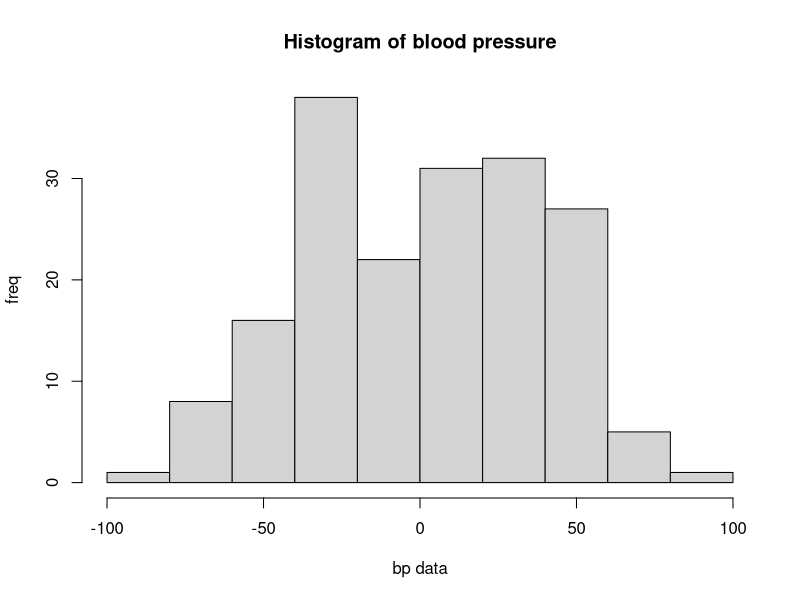
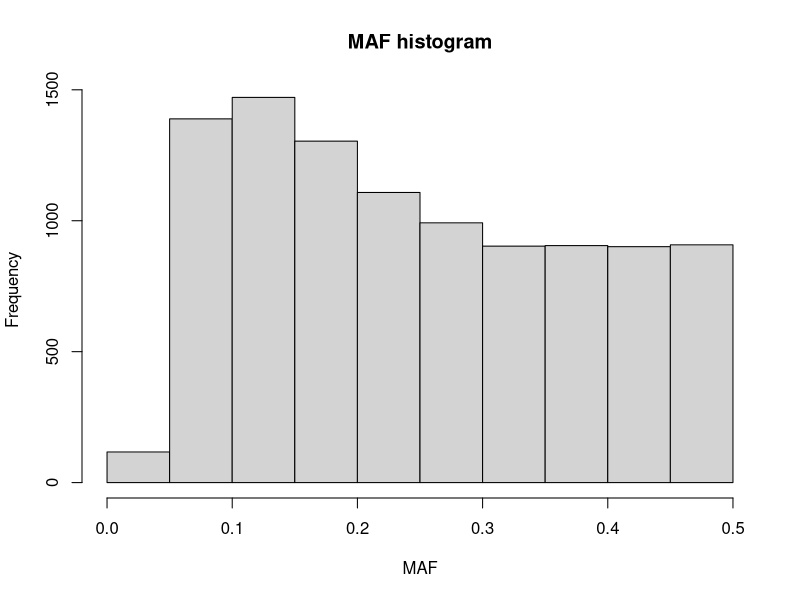
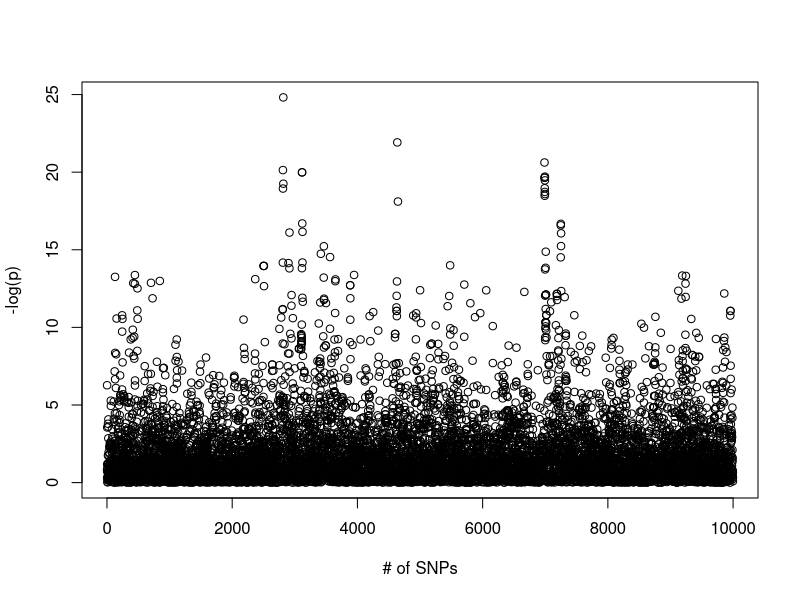
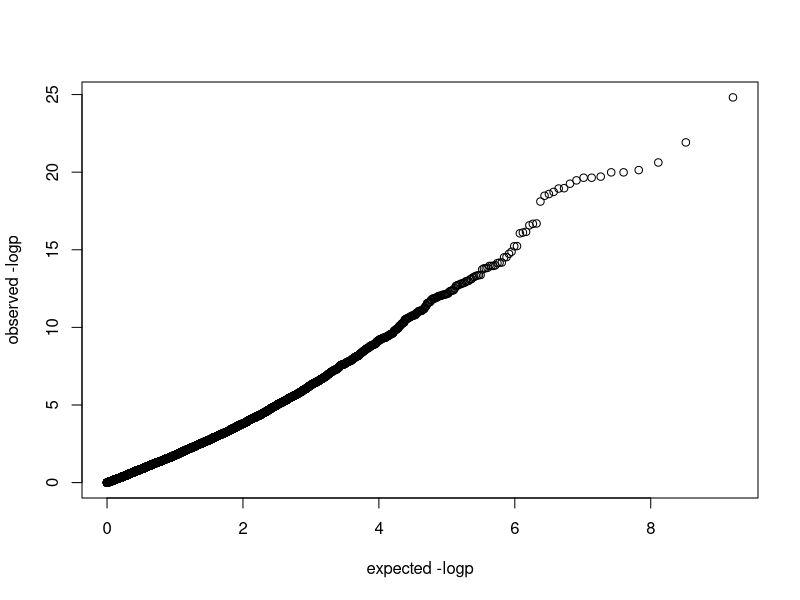
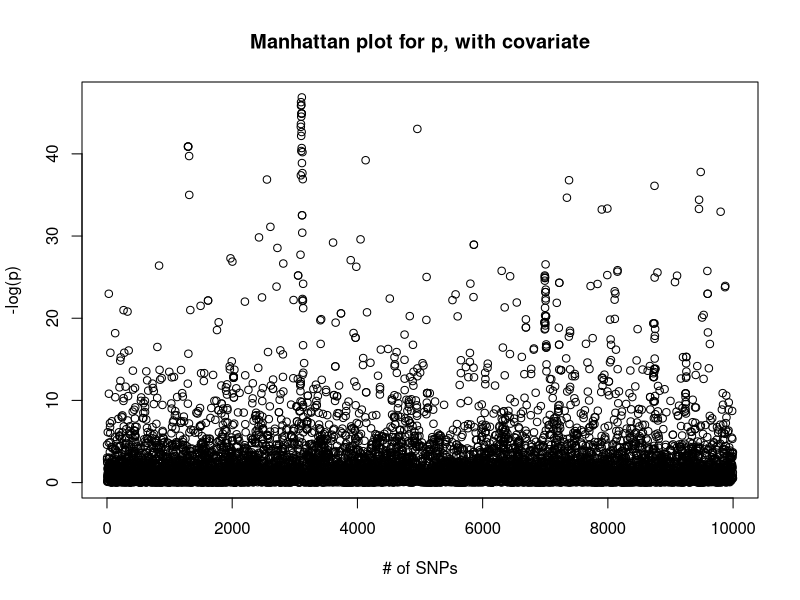
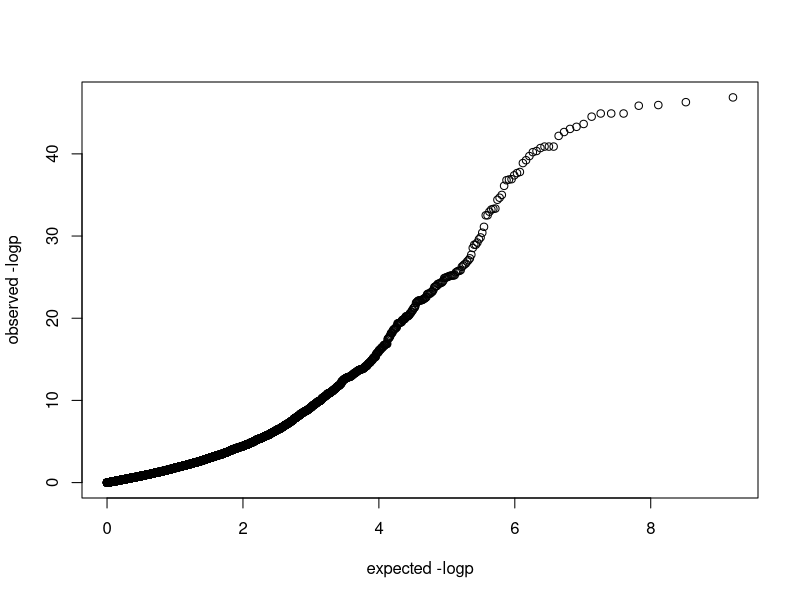

Recreate these plots in R, in order.
## ---- chunk 1
knitr::opts_chunk$set(echo = TRUE)
## ---- chunk 2
#import id and phenotype(bp)
id_bp <- read.csv('midterm2019_pheno+pop.csv',header = FALSE)

#b.calculate and report total sample size n
n <-  nrow(id_bp)
(n)

#c. plot histogram, label
hist(id_bp[,2],xlab = 'bp data',ylab = 'freq',main = paste("Histogram of" , 'blood pressure'))
## ---- chunk 3
#a. import genotype data
geno <- read.csv('midterm2019_genotypes_v2.csv',header = FALSE)

#b. number of SNPs:N
N <- ncol(geno)
(N)

#c.MAF
#calculate all the allefrequency for the allele represented by '0'
#initiate a1 to store freq of allele '0'
a1 <- rep(0,N)
a1 <- (colSums(geno==0)*2+colSums(geno==1))/(2*n)

#change into '2' as minor allele if frequency >0.5

a2_ind <- which(a1>0.5)

a1[a2_ind] <- 1-a1[a2_ind]

#eliminate <- which(a1<0.1)
#hist MAF
hist(a1,main = 'MAF histogram',xlab = 'MAF')
## ---- chunk 4
#3a
#calculcate p, without cvariate
#geno to XaXd
XaXd <- function(geno){
  #number of samples
  n <- nrow(geno)
  #number of SNPs
  N <- ncol(geno)
  
  Xa <- matrix(NA,nrow = n,ncol = N)
  #initializa Xd with -1s for homozygotes
  Xd <- matrix(-1,nrow = n,ncol = N)
  
  #assign values to the heterozygotes
  Xa[which(geno==1)] <- 0
  Xd[which(geno==1)] <- 1
  
  ##assume 0 is the homozygote for minor allele
  Xa[which(geno==0)] = 1
  Xa[which(geno==2)] = -1
  
  #calculate all the allefrequency for the allele represented by '0'
  #initiate a1 to store freq of allele '0'
  a1 <- rep(0,N)
  a1 <- (colSums(geno==0)*2+colSums(geno==1))/(2*n)

  #change into '2' as minor allele if frequency >0.5
  a2_ind <- which(a1>0.5)
  
  ##correct by allele frequency, if 2 is the minor allele
  Xa[,a2_ind] <- -Xa[,a2_ind]
  
  return(list(Xa=Xa,Xd=Xd))
  
}

library(MASS)
library(ggplot2)

pval_calculator <- function(pheno_input, xa_input, xd_input){
  
  n_samples <- length(xa_input)
  
  X_mx <- cbind(1,xa_input,xd_input)
  
  MLE_beta <- ginv(t(X_mx) %*% X_mx) %*% t(X_mx) %*% pheno_input
  y_hat <- X_mx %*% MLE_beta
  
  SSM <- sum((y_hat - mean(pheno_input))^2)
  SSE <- sum((pheno_input - y_hat)^2)
  df_M <- 2
  df_E <- n_samples - 3 
  
  MSM <- SSM / df_M
  MSE <- SSE / df_E
  
  Fstatistic <- MSM / MSE
  
  pval <- pf(Fstatistic, df_M, df_E,lower.tail = FALSE)
  
  return(pval)
}





xaxd <- XaXd(geno)
Xa <- xaxd$Xa
Xd <- xaxd$Xd


pval_mx <- rep(0,N)
    for (i in 1 : N){
        pval_mx[i] <- pval_calculator(id_bp[,2], Xa[,i], Xd[,i])
    }



#3b.
plot(-log(pval_mx),ylab = '-log(p)',xlab = '# of SNPs')


## ---- chunk 5
Unif = seq(0,1,length.out = N+1)[-1]
p_Unif = -log(Unif)
#order from smallest to largest for p and p_Unif
p_Unif <- sort(p_Unif)
logp2 <- sort(-log(pval_mx))
plot(p_Unif,logp2,xlab = 'expected -logp',ylab = 'observed -logp')
## ---- chunk 6
#a. report n1,n2
pop1 <- id_bp[which(substr(id_bp[,1],1,2)=='HG'),]
pop2 <- id_bp[which(substr(id_bp[,1],1,2)=='NA'),]
n1 <- nrow(pop1)
n2 <- nrow(pop2)
(c(n1,n2))


## ---- chunk 7
#linear regression with covariates
#set up Xz
Xz <- matrix(1,nrow = n, ncol = 1)
#n1 population, Xz=-1
Xz[which(substr(id_bp[,1],1,2)=='HG'),1] <- -1

pval_calculator_xz <- function(pheno_input, xa_input, xd_input,xz){
  
  n_samples <- length(xa_input)
  
  X_mx <- cbind(1,xa_input,xd_input,xz)
  
  MLE_beta <- ginv(t(X_mx) %*% X_mx) %*% t(X_mx) %*% pheno_input
  y_hat1 <- X_mx %*% MLE_beta
  y_hat0 <- MLE_beta[1] + xz*MLE_beta[4]
  
  SSE0 <- sum((pheno_input-y_hat0)^2)
  SSE1 <- sum((pheno_input - y_hat1)^2)
  
  
  df_M <- 2
  df_E <- n_samples - 3 
  
  Fstatistic <- ((SSE0-SSE1)/df_M) / (SSE1 / df_E)
  
  pval <- pf(Fstatistic, df_M, df_E,lower.tail = FALSE)
  
  return(pval)
}
p_xz <-  rep(0,N)
for (i in 1 : N){
    p_xz[i] <- pval_calculator_xz(id_bp[,2], Xa[,i], Xd[,i],Xz)
  }

#6b. Manhattan plot
plot(-log(p_xz),ylab = '-log(p)',xlab = '# of SNPs',main = 'Manhattan plot for p, with covariate')

## ---- chunk 8
Unif = seq(0,1,length.out = N+1)[-1]
p_Unif = -log(Unif)
#order from smallest to largest for p and p_Unif
p_Unif <- sort(p_Unif)
logp3 <- sort(-log(p_xz))
plot(p_Unif,logp3,xlab = 'expected -logp',ylab = 'observed -logp')
## ---- chunk 9
#a.
p_Bon <- 0.05/N

#b. report peaks
hits <- which(-log(p_xz)>(-log(p_Bon)))
#let peaks sit in an approximate of +-250 loci 

#import hits that report the index of the SNPs that are significant
#import p values
peaksearch <- function(hits,p){
  #the peak that stores the index of the highet p value
  peak <- c()
  hits_p <- p[hits]

  #find reginal maximum p
  for(i in 2:(length(hits_p)-1)){

    if(hits_p[i]>hits_p[i-1]&&hits_p[i]>hits_p[i+1]){
      peak <- c(peak,which(p==hits_p[i]))
    }
    
  }
  return(peak)
}

peaks <- peaksearch(hits,-log(p_xz))
## ---- chunk 10
(peaks)

## ---- chunk 11
#calculate correlation in Xa to the closet SNPs
cor_value <- rep(0,)

